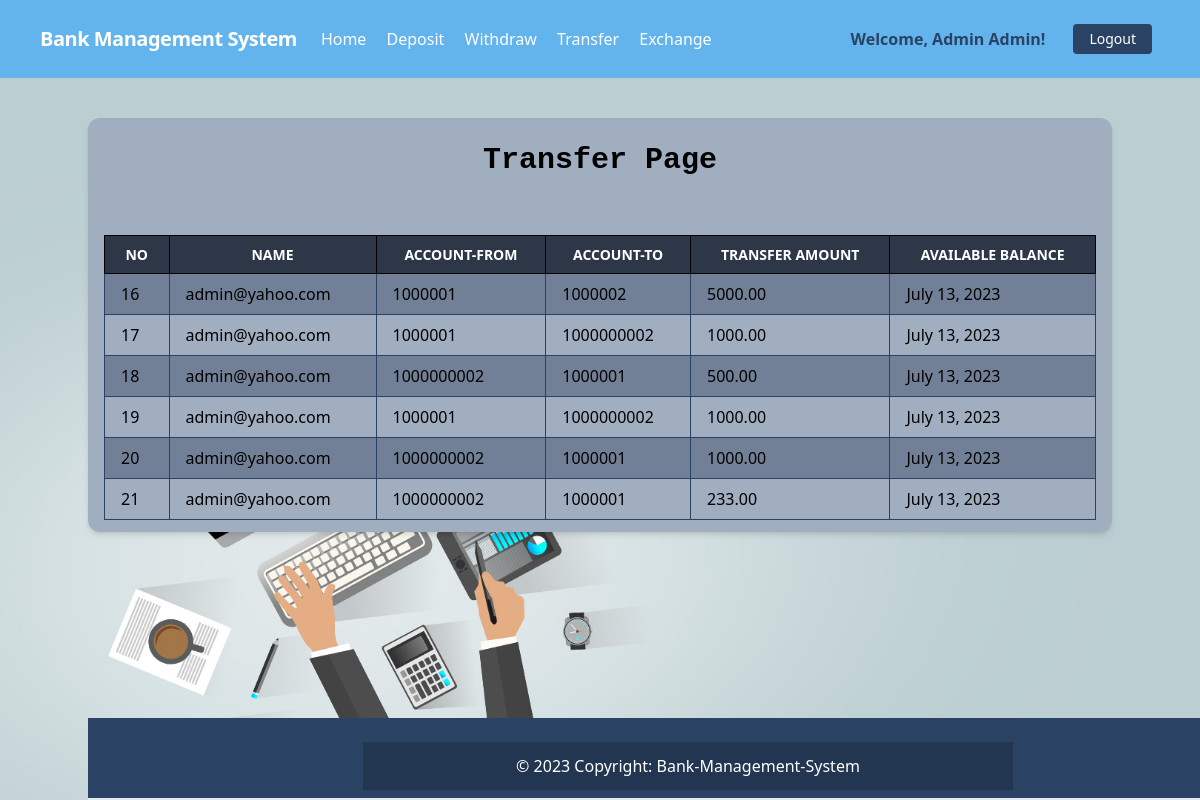
Page /send/ (signed in) on the committed database.
### accounts/models.py (models this page shows, shortened)
class User(AbstractUser):
    username = None
    email = models.EmailField(unique=True, null=False, blank=False)
    objects = UserManager()
    USERNAME_FIELD = 'email'
    REQUIRED_FIELDS = []
    def __str__(self):
        return self.email

class Transfer(models.Model):
      owner = models.ForeignKey(User, on_delete=models.CASCADE, blank=True,
      null=True)
      from_account = models.CharField(max_length=13)
      to_account = models.CharField(max_length=13)
      amount = models.DecimalField(max_digits=10, decimal_places=2)
      date_created = models.DateField(auto_now_add=True)

### accounts/views.py (the view)
# urls.py: path('send/', send, name="send"),
def send(request):
    transfer =Transfer.objects.all()
    Context ={'transfer':transfer}
    return render(request, 'accounts/send.html',Context)

### templates/accounts/send.html (shortened to what this page needs)
{% extends 'core/base.html' %} {% load static %} {% block head_title %}Banking System{% endblock %}
{% block content %}
<div class="my-10 py-3 px-4 bg-gray-500 rounded-xl shadow-md">
    <h1 class="font-mono font-bold text-3xl text-center pb-5 pt-2">Transfer Page</h1>
    <table class="table-auto mx-auto w-full mt-8 border-collapse">
        <thead class="bg-gray-800 text-white">
            <tr class="uppercase font-semibold text-sm">
                <th class=" border border-black px-4 py-2">No</th>
                <th class=" border border-black px-4 py-2">Name</th>
                <th class=" border border-black px-4 py-2">Account-from</th>
                <th class=" border border-black px-4 py-2">Account-To </th>
                <th class=" border border-black px-4 py-2">Transfer Amount</th>
                <th class=" border border-black px-4 py-2">Available Balance</th>
            </tr>
        </thead>
        <tbody>
            {% for list in transfer %}
            <tr class="{% cycle 'bg-gray-600' 'bg-gray-500' %}">
                <td class="border border-blue-900 px-4 py-2"> {{list.id}} </td>
                <td class="border border-blue-900 px-4 py-2"> {{list.owner}} </td>
                <td class="border border-blue-900 px-4 py-2"> {{list.from_account}} </td>
                <td class="border border-blue-900 px-4 py-2"> {{list.to_account}} </td>
                <td class="border border-blue-900 px-4 py-2"> {{list.amount}} </td>
                <td class="border border-blue-900 px-4 py-2"> {{list.date_created}} </td>
            </tr>
            {% endfor %}
        </tbody>
    </table
    </div>
{% endblock %}

### templates/core/navbar.html (shortened to what this page needs)
<nav class="flex items-center justify-between flex-wrap bg-blue-400 p-6 px-10">
    <div class="flex items-center flex-shrink-0 text-white mr-6">
        <span class="font-semibold text-xl tracking-tight text-white">Bank Management System</span>
    </div>
        {% if request.user.is_authenticated %}
            <div class="text-md lg:flex-grow">
                <a href="{% url 'transactions:transaction_report' %}" class="block mt-4 lg:inline-block lg:mt-0 text-white hover:text-white mr-4">
                    Home
                </a>
                <a href="{% url 'transactions:deposit_money' %}" class="block mt-4 lg:inline-block lg:mt-0 text-white hover:text-white mr-4">
                    Deposit
                </a>
                <a href="{% url 'transactions:withdraw_money' %}" class="block mt-4 lg:inline-block lg:mt-0 text-white hover:text-white hover:text-white mr-4">
                    Withdraw
                </a>
                <a href="{% url 'transfer' %} " class="block mt-4 lg:inline-block lg:mt-0 text-white hover:text-white hover:text-white mr-4">
                    Transfer
                </a>
                <a href=" {% url 'exchange' %}  " class="block mt-4 lg:inline-block lg:mt-0 text-white hover:text-white hover:text-white mr-4">
                    Exchange
                </a>
            </div>
            <div class="flex w-auto">
                <div class="text-blue-900 my-auto font-black px-5">Welcome, {{ request.user.first_name }} {{ request.user.last_name }}!</div>
                <a href="{% url 'accounts:user_logout' %}" class="mx-2 inline-block font-medium text-sm px-4 py-2 leading-none bg-blue-900 rounded text-white border-white hover:border-transparent hover:text-gray-800 hover:bg-white mt-4 lg:mt-0">Logout</a>
            </div>
        {% endif %}
</nav>

### rows in the picture
User: user.first_name "Admin", user.last_name "Admin"
Transfer: id "16", owner "admin@yahoo.com", from_account "1000001", to_account "1000002", amount "5000.00", date_created "July 13, 2023"
Transfer: id "17", owner "admin@yahoo.com", from_account "1000001", to_account "1000000002", amount "1000.00", date_created "July 13, 2023"
Transfer: id "18", owner "admin@yahoo.com", from_account "1000000002", to_account "1000001", amount "500.00", date_created "July 13, 2023"
Transfer: id "19", owner "admin@yahoo.com", from_account "1000001", to_account "1000000002", amount "1000.00", date_created "July 13, 2023"
Transfer: id "20", owner "admin@yahoo.com", from_account "1000000002", to_account "1000001", amount "1000.00", date_created "July 13, 2023"
Transfer: id "21", owner "admin@yahoo.com", from_account "1000000002", to_account "1000001", amount "233.00", date_created "July 13, 2023"
